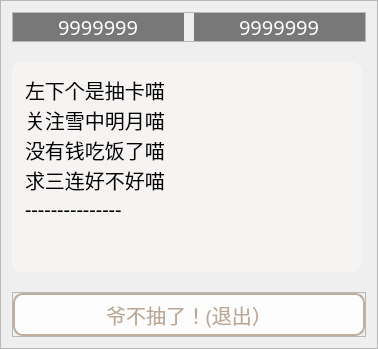
            <widget class="QFrame" name="frame_27">
             <property name="minimumSize">
              <size>
               <width>378</width>
               <height>0</height>
              </size>
             </property>
             <property name="maximumSize">
              <size>
               <width>378</width>
               <height>16777215</height>
              </size>
             </property>
             <property name="frameShape">
              <enum>QFrame::StyledPanel</enum>
             </property>
             <property name="frameShadow">
              <enum>QFrame::Raised</enum>
             </property>
             <layout class="QVBoxLayout" name="verticalLayout_3" stretch="0,1,0">
              <property name="spacing">
               <number>20</number>
              </property>
              <item>
               <widget class="QFrame" name="frame_28">
                <property name="font">
                 <font>
                  <family>SDK_SC_Web</family>
                  <pointsize>9</pointsize>
                 </font>
                </property>
                <property name="frameShape">
                 <enum>QFrame::StyledPanel</enum>
                </property>
                <property name="frameShadow">
                 <enum>QFrame::Raised</enum>
                </property>
                <layout class="QHBoxLayout" name="horizontalLayout_8">
                 <property name="spacing">
                  <number>10</number>
                 </property>
                 <property name="leftMargin">
                  <number>0</number>
                 </property>
                 <property name="topMargin">
                  <number>0</number>
                 </property>
                 <property name="rightMargin">
                  <number>0</number>
                 </property>
                 <property name="bottomMargin">
                  <number>0</number>
                 </property>
                 <item>
                  <widget class="QFrame" name="frame_32">
                   <property name="font">
                    <font>
                     <family>SDK_SC_Web</family>
                     <pointsize>15</pointsize>
                    </font>
                   </property>
                   <property name="styleSheet">
                    <string notr="true">#frame_32
{
background-color: rgba(0, 0, 0, 50%);
border-radius:15px;
}
QLabel
{
color: rgb(255, 255, 255);
}</string>
                   </property>
                   <property name="frameShape">
                    <enum>QFrame::StyledPanel</enum>
                   </property>
                   <property name="frameShadow">
                    <enum>QFrame::Raised</enum>
                   </property>
                   <layout class="QHBoxLayout" name="horizontalLayout_6">
                    <property name="topMargin">
                     <number>0</number>
                    </property>
                    <property name="bottomMargin">
                     <number>0</number>
                    </property>
                    <item>
                     <widget class="QLabel" name="label_10">
                      <property name="maximumSize">
                       <size>
                        <width>30</width>
                        <height>30</height>
                       </size>
                      </property>
                      <property name="font">
                       <font>
                        <family>SDK_SC_Web</family>
                        <pointsize>15</pointsize>
                       </font>
                      </property>
                      <property name="text">
                       <string/>
                      </property>
                      <property name="pixmap">
                       <pixmap resource="res.qrc">:/img/res/yuanshi.png</pixmap>
                      </property>
                      <property name="scaledContents">
                       <bool>true</bool>
                      </property>
                     </widget>
                    </item>
                    <item>
                     <widget class="QLabel" name="label_11">
                      <property name="font">
                       <font>
                        <family>SDK_SC_Web</family>
                        <pointsize>15</pointsize>
                       </font>
                      </property>
                      <property name="text">
                       <string>9999999</string>
                      </property>
                     </widget>
                    </item>
                   </layout>
                  </widget>
                 </item>
                 <item>
                  <widget class="QFrame" name="frame_33">
                   <property name="font">
                    <font>
                     <family>SimSun</family>
                     <pointsize>10</pointsize>
                    </font>
                   </property>
                   <property name="styleSheet">
                    <string notr="true">#frame_33
{
background-color: rgba(0, 0, 0, 50%);
border-radius:15px;
}
QLabel
{
color: rgb(255, 255, 255);
}</string>
                   </property>
                   <property name="frameShape">
                    <enum>QFrame::StyledPanel</enum>
                   </property>
                   <property name="frameShadow">
                    <enum>QFrame::Raised</enum>
                   </property>
                   <layout class="QHBoxLayout" name="horizontalLayout_7">
                    <property name="topMargin">
                     <number>0</number>
                    </property>
                    <property name="bottomMargin">
                     <number>0</number>
                    </property>
                    <item>
                     <widget class="QLabel" name="label_12">
                      <property name="maximumSize">
                       <size>
                        <width>30</width>
                        <height>30</height>
                       </size>
                      </property>
                      <property name="font">
                       <font>
                        <family>SDK_SC_Web</family>
                        <pointsize>15</pointsize>
                       </font>
                      </property>
                      <property name="text">
                       <string/>
                      </property>
                      <property name="pixmap">
                       <pixmap resource="res.qrc">:/img/res/jiuchan.png</pixmap>
                      </property>
                      <property name="scaledContents">
                       <bool>true</bool>
                      </property>
                     </widget>
                    </item>
                    <item>
                     <widget class="QLabel" name="label_13">
                      <property name="font">
                       <font>
                        <family>SDK_SC_Web</family>
                        <pointsize>15</pointsize>
                       </font>
                      </property>
                      <property name="text">
                       <string>9999999</string>
                      </property>
                     </widget>
                    </item>
                   </layout>
                  </widget>
                 </item>
                </layout>
               </widget>
              </item>
              <item>
               <widget class="QFrame" name="frame_29">
                <property name="minimumSize">
                 <size>
                  <width>350</width>
                  <height>0</height>
                 </size>
                </property>
                <property name="maximumSize">
                 <size>
                  <width>350</width>
                  <height>16777215</height>
                 </size>
                </property>
                <property name="font">
                 <font>
                  <family>SimSun</family>
                  <pointsize>1</pointsize>
                 </font>
                </property>
                <property name="styleSheet">
                 <string notr="true">
	border-radius: 10px;
	background-color: rgba(247, 245, 244, 90%);

</string>
                </property>
                <property name="frameShape">
                 <enum>QFrame::StyledPanel</enum>
                </property>
                <property name="frameShadow">
                 <enum>QFrame::Raised</enum>
                </property>
                <layout class="QGridLayout" name="gridLayout_3">
                 <item row="0" column="0">
                  <widget class="QPlainTextEdit" name="plainTextEdit">
                   <property name="sizePolicy">
                    <sizepolicy hsizetype="Preferred" vsizetype="Preferred">
                     <horstretch>0</horstretch>
                     <verstretch>0</verstretch>
                    </sizepolicy>
                   </property>
                   <property name="font">
                    <font>
                     <family>SDK_SC_Web</family>
                     <pointsize>15</pointsize>
                    </font>
                   </property>
                   <property name="styleSheet">
                    <string notr="true">QPlainTextEdit{
border-radius: 10px;
background-color: rgba(234, 236, 240, 0);
}
QScrollBar:vertical
{

    background-color:rgba(234, 236, 240, 0);

    width:20px;    
}
QScrollBar::handle:vertical
{
	background-color: rgba(53, 150, 151, 10%);
    border-radius:10px;
}
QScrollBar::add-line:vertical
{
    subcontrol-origin: margin;
    border:0px solid rgb(240,241,239);
    height:30px;
}

QScrollBar::sub-line:vertical
{
   subcontrol-origin: margin;
    border:0px rgb(240,241,239);
    height:30px;
}
QScrollBar::add-page:vertical
{
  background-color:rgba(240,241,239, 0);
}

QScrollBar::sub-page:vertical
{
    background-color:rgba(240,241,239, 0); 
}
</string>
                   </property>
                   <property name="undoRedoEnabled">
                    <bool>false</bool>
                   </property>
                   <property name="readOnly">
                    <bool>true</bool>
                   </property>
                   <property name="plainText">
                    <string>左下个是抽卡喵
关注雪中明月喵
没有钱吃饭了喵
求三连好不好喵
---------------</string>
                   </property>
                   <property name="overwriteMode">
                    <bool>false</bool>
                   </property>
                  </widget>
                 </item>
                </layout>
               </widget>
              </item>
              <item>
               <widget class="QFrame" name="frame_22">
                <property name="frameShape">
                 <enum>QFrame::StyledPanel</enum>
                </property>
                <property name="frameShadow">
                 <enum>QFrame::Raised</enum>
                </property>
                <layout class="QHBoxLayout" name="horizontalLayout_17">
                 <property name="spacing">
                  <number>0</number>
                 </property>
                 <property name="leftMargin">
                  <number>0</number>
                 </property>
                 <property name="topMargin">
                  <number>0</number>
                 </property>
                 <property name="rightMargin">
                  <number>0</number>
                 </property>
                 <property name="bottomMargin">
                  <number>0</number>
                 </property>
                 <item>
                  <widget class="QPushButton" name="pushButton_5">
                   <property name="minimumSize">
                    <size>
                     <width>0</width>
                     <height>43</height>
                    </size>
                   </property>
                   <property name="font">
                    <font>
                     <family>SDK_SC_Web</family>
                     <pointsize>15</pointsize>
                    </font>
                   </property>
                   <property name="styleSheet">
                    <string notr="true">QPushButton{ 
	background-color: rgba(255, 255, 255, 90%);
	color: rgb(186, 167, 149);	
	border: 2px solid rgba(186, 167, 149, 90%);
	border-radius:10px;
}
QPushButton:hover{ 
	background-color: rgb(239, 239, 239);
}
QPushButton::pressed{ 
	background-color: rgb(222, 222, 222);
}</string>
                   </property>
                   <property name="text">
                    <string>爷不抽了！(退出）</string>
                   </property>
                  </widget>
                 </item>
                </layout>
               </widget>
              </item>
             </layout>
            </widget>
